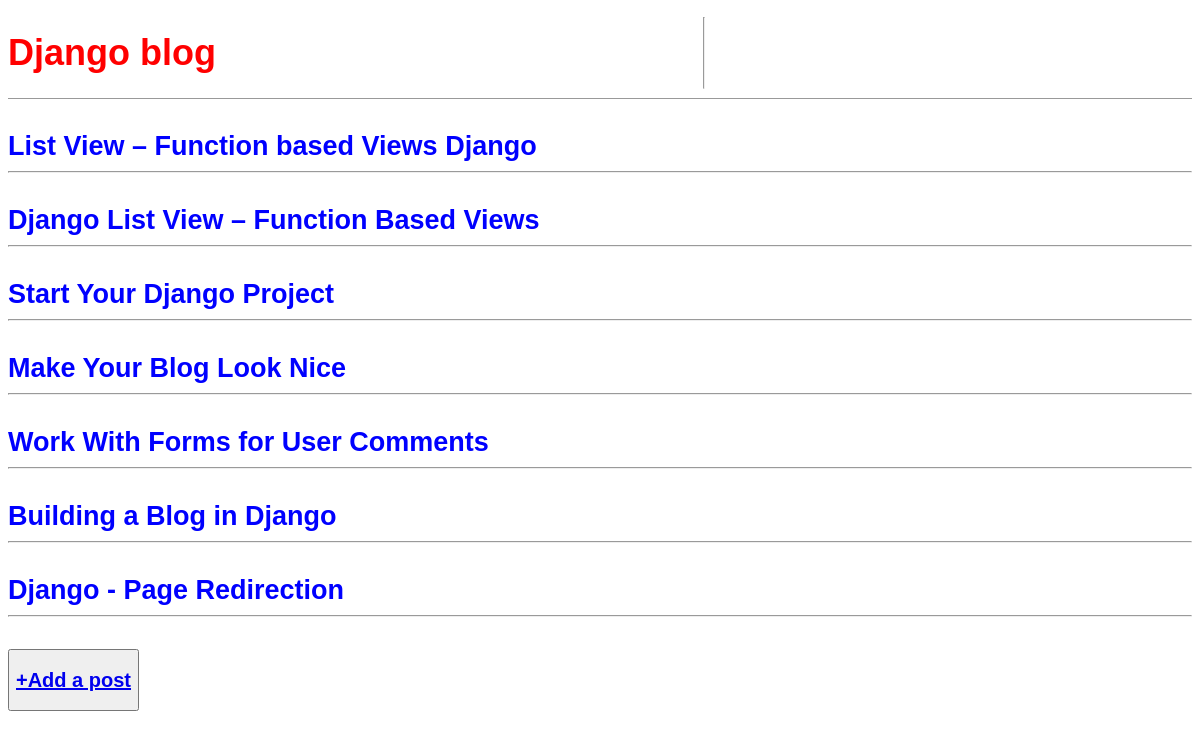
The page / on the database its author committed.
### blog/models.py (models this page shows, shortened)
class Post(models.Model):
    title = models.CharField(max_length=255)
    author = models.ForeignKey(
        'auth.User',
        on_delete=models.CASCADE,
    )
    body = models.TextField()

### blog/views.py (the view)
# urls.py: path('',BlogListView.as_view(), name='home'),
class BlogListView(ListView):
    model = Post
    template_name = 'home.html'

### templates/home.html
{% extends 'base.html' %}
{% block content %}
{% for post in object_list %}
    <div class="post-entry">
        <h2><a href="{% url 'post_detail' post.pk %}">{{post.title}}</a></h2>
        <hr/>
    </div>
{% endfor %}
{% endblock content %}

### templates/base.html (shortened to what this page needs)
{% load static %}
<html lang="en">
<head>
    <link href="{% static 'css/base.css' %}" rel="stylesheet">
</head>
<body>
<header>
    <h1><a href="{% url 'home' %}">Django blog</a></h1>
    <hr/>
</header>
<div>
    {% block content %}
    {% endblock %}
</div>
<footer>
    <button class="button button2"><h2><a href="{% url 'post_new' %}">+Add a post</a></h2></button>
</footer>
</body>
</html>

### static/css/base.css (style rules this page uses)
body { font-family: 'Source Sans Pro', sans-serif; font-size: 18px; }
header { border-bottom: 1px solid #999; margin-bottom: 2rem; display: flex; }
header h1 a { color: red; text-decoration: none; }
.post-entry { margin-bottom: 2rem; }
.post-entry h2 { margin: 0.5rem 0; }
.post-entry h2 a, .post-entry h2 a:visited { color: blue; text-decoration: none; }

### rows shown on the page
Post: title "List View – Function based Views Django"
Post: title "Django List View – Function Based Views"
Post: title "Start Your Django Project"
Post: title "Make Your Blog Look Nice"
Post: title "Work With Forms for User Comments"
Post: title "Building a Blog in Django"
Post: title "Django - Page Redirection"
